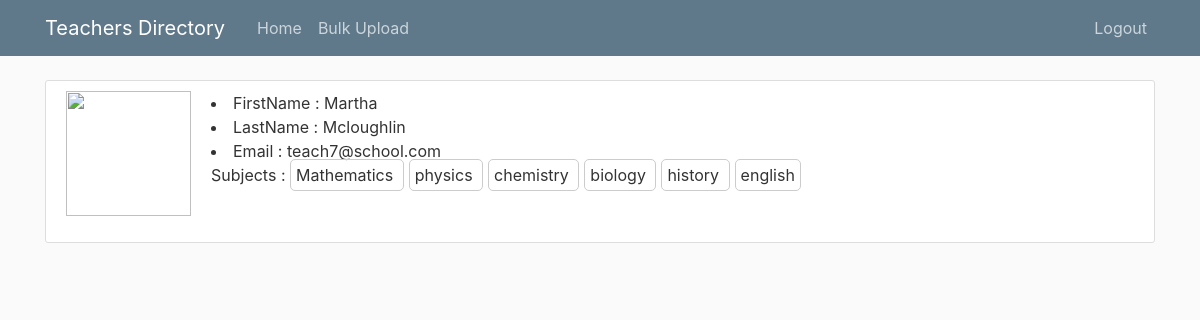
Page /directory/detail/52/ (signed in) on the committed database.
### directory/models.py (models this page shows, shortened)
class Teacher(models.Model):
    firstName = models.CharField(max_length=100)
    lastName = models.CharField(max_length=100)
    profilePicture = models.ImageField(default='default.jpg',upload_to='profile_pics')
    email = models.EmailField(unique=True)
    phone = models.CharField(max_length=150)
    roomNumber = models.CharField(max_length=150)
    subject = models.ManyToManyField(Subject, null=True, blank=True)
    dateCreated = models.DateTimeField(default=timezone.now)
    dateUpdated = models.DateTimeField(default=timezone.now)
    class Meta:
        ordering = ["-dateCreated"]

class Subject(models.Model):
    title = models.CharField(max_length=100)

### directory/views.py (the view)
# urls.py: path('detail/<int:pk>/', views.TeacherDetailView.as_view(), name='teacher-detail')
class TeacherDetailView(DetailView):
  model = Teacher
  template_name = 'directory/detail.html'

### directory/templates/directory/detail.html (shortened to what this page needs)
{% extends "base.html" %}
{% block content %}
    <div class="content-section">
        <div class="media">
                <img class="rounded-cicle account-img" src="/media/{{item.profilePicture}}" alt="">
                <div class="media-body">
                    <li>FirstName : {{ object.firstName }}</li>
                    <li>LastName : {{ object.lastName }}</li>
                    <li>Email : {{ object.email }}</li>
                    <div>
                    Subjects :
                        {% for subject in object.subject.all %}
                        <span
                        style="padding:5px;border:1px solid #ccc;
                            margin-right:5px; border-radius:5px
                        ">
                            {{subject.title}}
                        </span>
                        {%endfor%}
                    </div>
                </div>
        </div>
    </div>
{% endblock content %}

### directory/static/directory/main.css (style rules this page uses)
body { background: #fafafa; color: #333333; margin-top: 5rem; }
.content-section { background: #ffffff; padding: 10px 20px; border: 1px solid #dddddd; border-radius: 3px; margin-bottom: 20px; }
.account-img { height: 125px; width: 125px; margin-right: 20px; margin-bottom: 16px; }

### rows in the picture
Teacher: firstName "Martha", lastName "Mcloughlin", email "teach7@school.com"
Subject: title "Mathematics"
Subject: title "physics"
Subject: title "chemistry"
Subject: title "biology"
Subject: title "history"
Subject: title "english"
